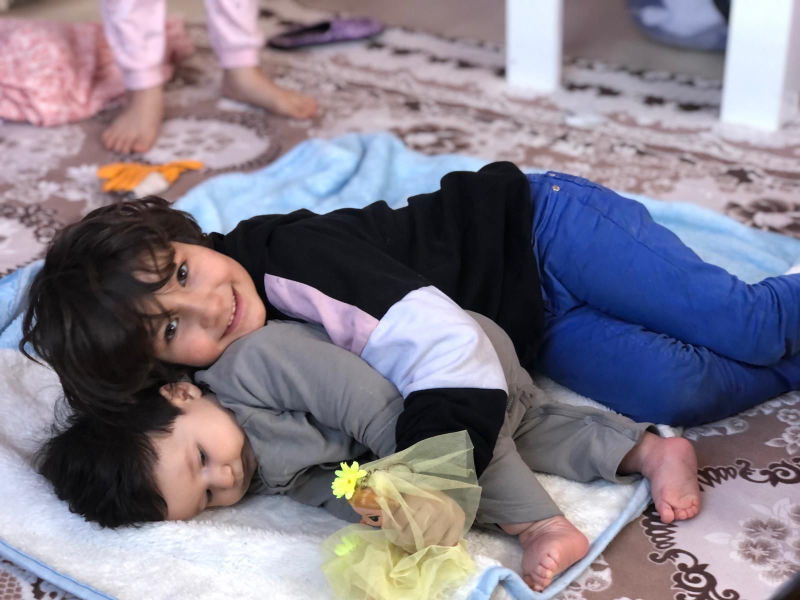
#> input picture Src/yavrucuklarim.jpg, 1600 x 1200 px, found by its file name (shown at 1/2 size)
$ python Morfolojik_Islemler.py
#> lines starting #> are read from the running program, lines starting #| are printed output that depends on the picture
import cv2
import numpy as np
# Morfolojik(şekilbilimsel) işlemler binary resimler üzerinde çalışır
img=cv2.imread("C:\\OpenCV\\OpenCv_Uygulamar_1\\Src\\yavrucuklarim.jpg",0)
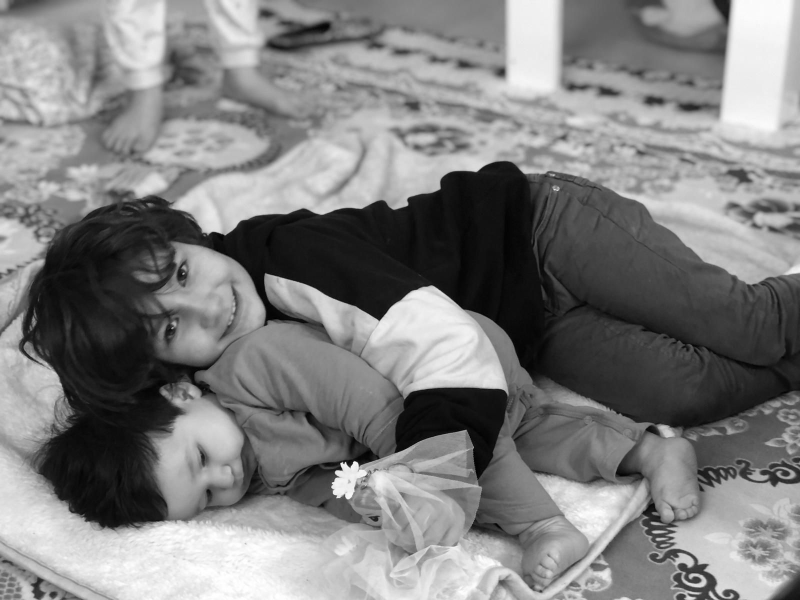
#> img: shape (1200, 1600) (shown at 1/2 size); min 0, max 255, mean 127.4
img=cv2.resize(img,(590,400))
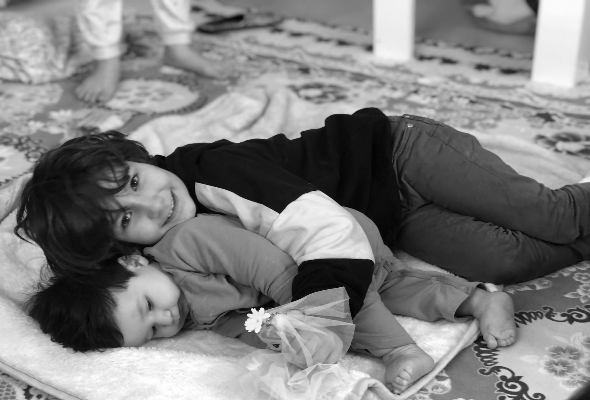
#> img: shape (400, 590); min 0, max 255, mean 127.4

#matris değerleri
kernel=np.ones((4,4),np.uint8)
erosion=cv2.erode(img,kernel,iterations=2)
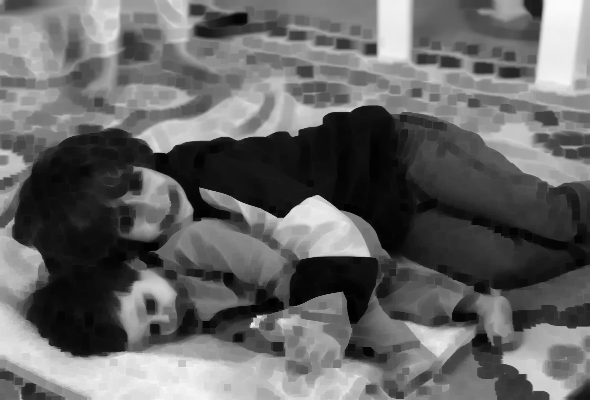
#> erosion: shape (400, 590); min 0, max 250, mean 102.2

dilation=cv2.dilate(img,kernel,iterations=1)
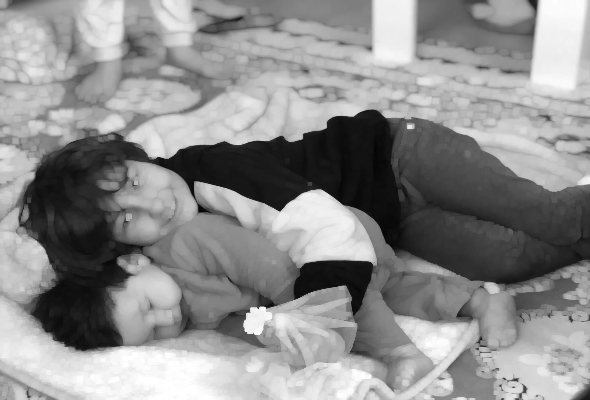
#> dilation: shape (400, 590); min 5, max 255, mean 141.1

opening=cv2.morphologyEx(img,cv2.MORPH_OPEN,kernel)
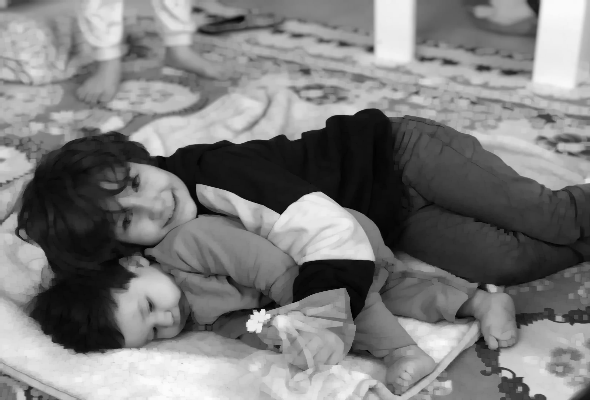
#> opening: shape (400, 590); min 0, max 252, mean 124.8
closing=cv2.morphologyEx(img,cv2.MORPH_CLOSE,kernel)
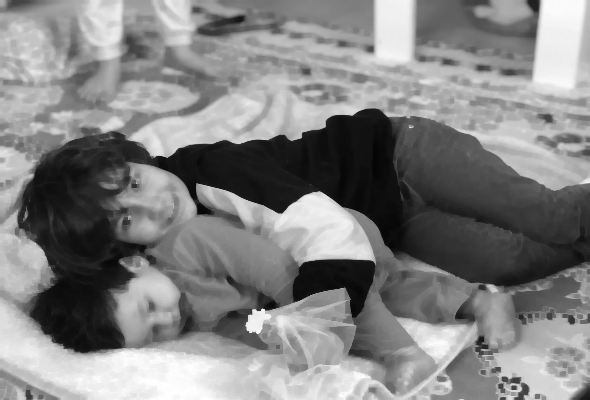
#> closing: shape (400, 590); min 5, max 255, mean 130.7
gardient=cv2.morphologyEx(img,cv2.MORPH_GRADIENT,kernel)
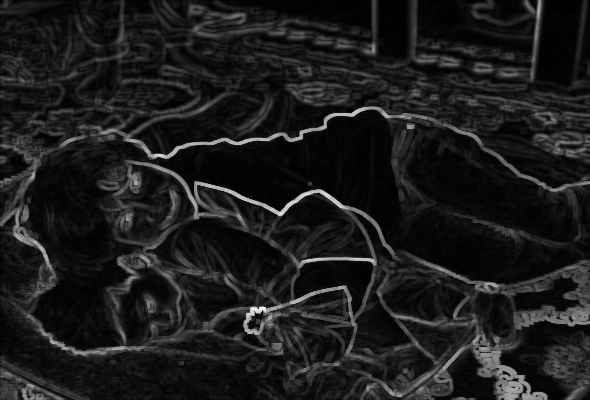
#> gardient: shape (400, 590); min 0, max 245, mean 28
Tophet=cv2.morphologyEx(img,cv2.MORPH_GRADIENT,kernel)
#kalınlaştırma

cv2.imshow("img original:yavrularim",img)

#cv2.imshow("erosion",erosion)

#cv2.imshow("dilation",dilation)

#cv2.imshow("morphologyEx",closing)#gürültü silinir

#cv2.imshow("closing",opening)
cv2.imshow("closing",gardient)#dış kısmımın çizimi iç kısmın siyah yapıldı
cv2.imshow("closing",Tophet)

cv2.waitKey(0)
cv2.destroyAllWindows()

$ run again, with Src/Guzum.jpg copied over Src/yavrucuklarim.jpg
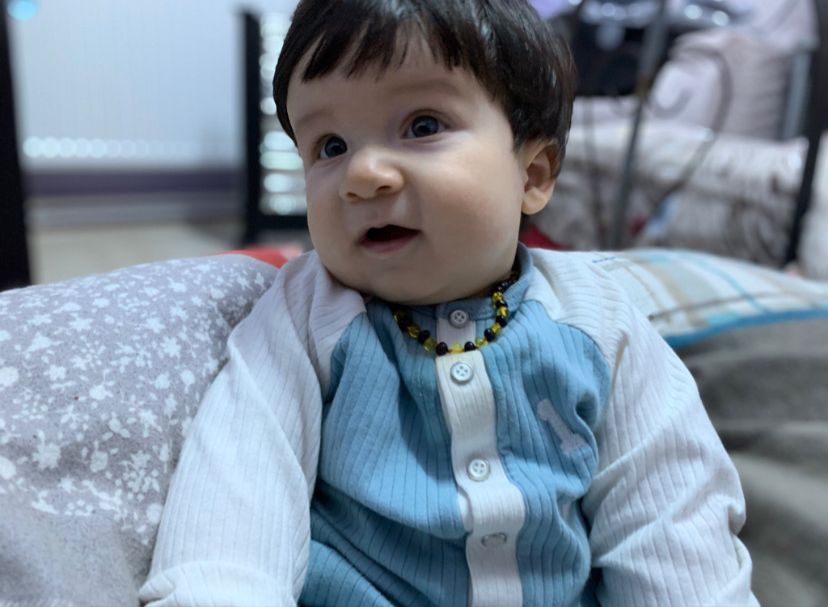
#> input picture Src/Guzum.jpg, 828 x 607 px, found by its file name
#> `closing=cv2.morphologyEx(img,cv2.MORPH_CLOSE,kernel)`:
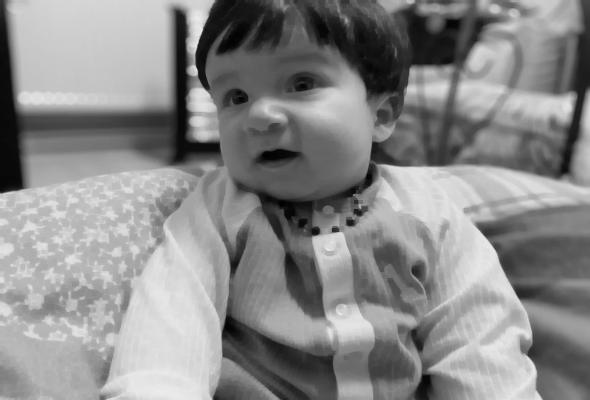
#> closing: shape (400, 590); min 2, max 237, mean 137.8
#> `gardient=cv2.morphologyEx(img,cv2.MORPH_GRADIENT,kernel)`:
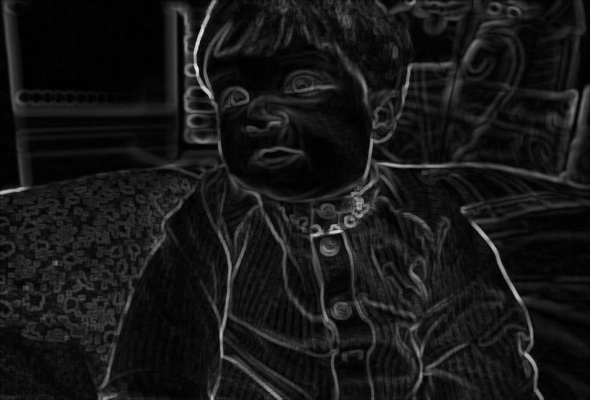
#> gardient: shape (400, 590); min 0, max 227, mean 23.1

$ run again, with Src/Kizlarim.jpg copied over Src/yavrucuklarim.jpg
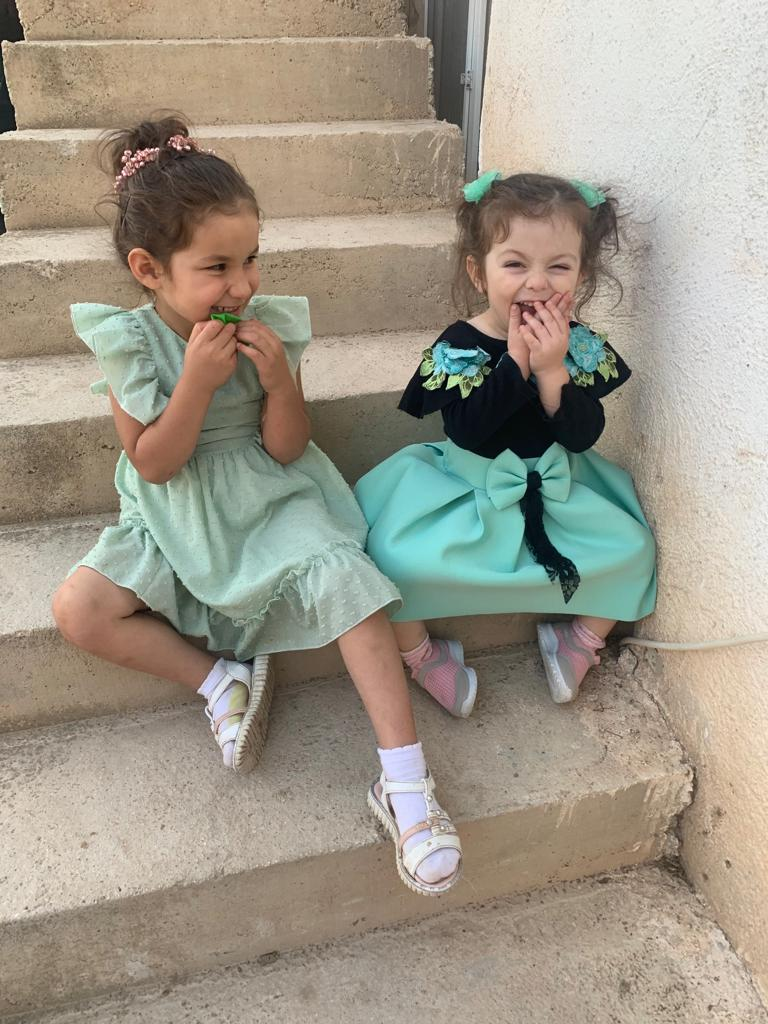
#> input picture Src/Kizlarim.jpg, 768 x 1024 px, found by its file name
#> `closing=cv2.morphologyEx(img,cv2.MORPH_CLOSE,kernel)`:
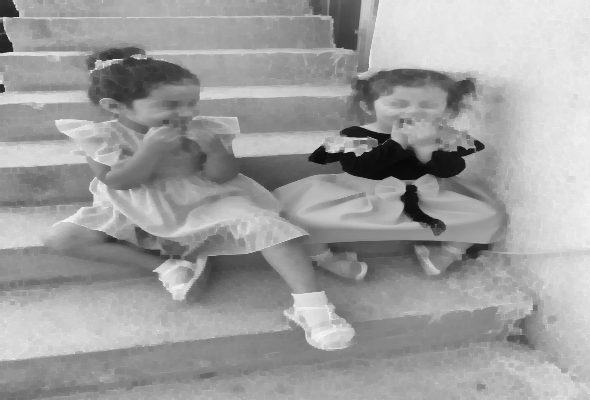
#> closing: shape (400, 590); min 9, max 253, mean 158.3
#> `gardient=cv2.morphologyEx(img,cv2.MORPH_GRADIENT,kernel)`:
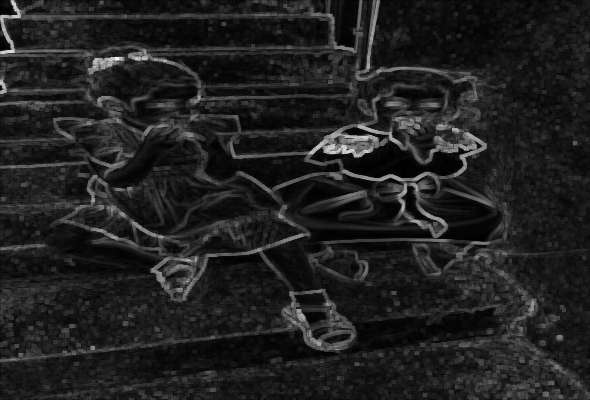
#> gardient: shape (400, 590); min 0, max 242, mean 32.5

$ run again, with Src/bilateral.jpg copied over Src/yavrucuklarim.jpg
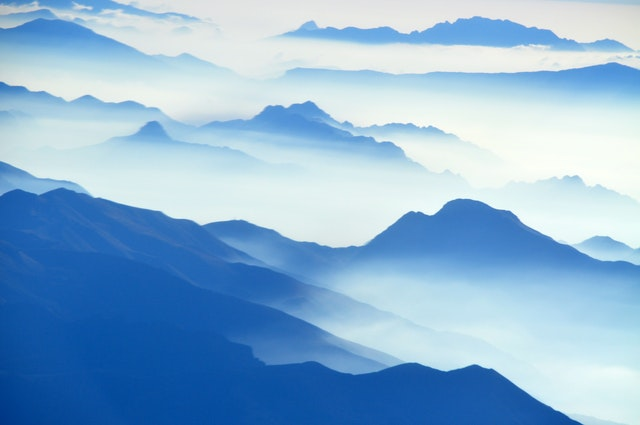
#> input picture Src/bilateral.jpg, 640 x 425 px, found by its file name
#> `gardient=cv2.morphologyEx(img,cv2.MORPH_GRADIENT,kernel)`:
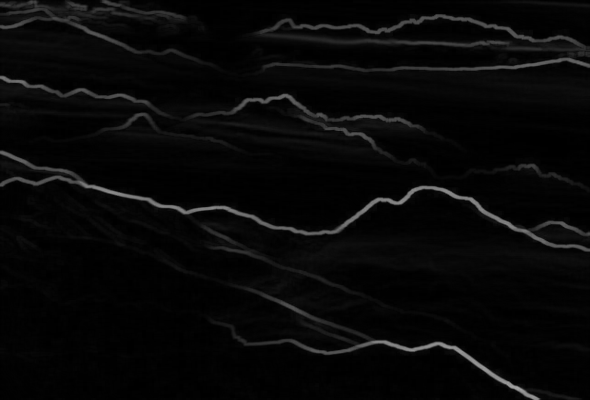
#> gardient: shape (400, 590); min 0, max 165, mean 8
